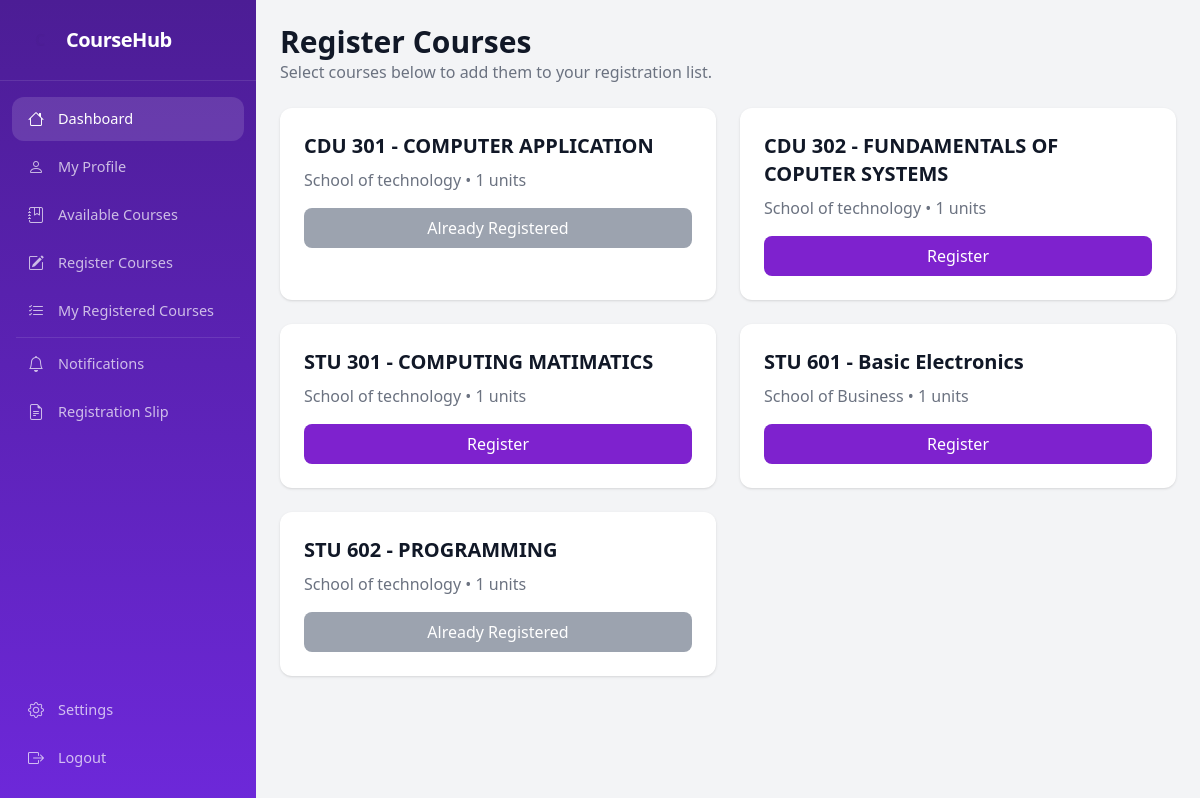
Screenshot of /dashboard/student/register-courses/ (signed in) with the database file from the repository.
### courses/models.py (models this page shows, shortened)
class Course(models.Model):
    department = models.ForeignKey(
        Department,
        on_delete=models.CASCADE,
        related_name='courses',
        verbose_name='Department/School',
        help_text='Select the department or school offering this course.',
    )
    code = models.CharField(max_length=20, unique=True)
    title = models.CharField(max_length=200)
    description = models.TextField(blank=True)
    credit_hours = models.PositiveIntegerField(
        default=3,
        verbose_name='Units',
        help_text='Number of credit units for this course.',
    )
    semester = models.CharField(max_length=50, blank=True)
    is_active = models.BooleanField(default=True)
    created_at = models.DateTimeField(auto_now_add=True)
    class Meta:
        verbose_name_plural = 'Courses'

### departments/models.py (models this page shows, shortened)
class Department(models.Model):
    name = models.CharField(max_length=150, unique=True)
    code = models.CharField(max_length=20, unique=True)
    description = models.TextField(blank=True)
    created_at = models.DateTimeField(auto_now_add=True)
    class Meta:
        verbose_name_plural = 'Departments'

### dashboard/views.py (the view, shortened to what this page needs)
# urls.py: path("student/register-courses/", views.register_courses, name="register_courses"),
@login_required
def register_courses(request):
    student = get_student(request)
    if not student:
        messages.error(request, "No student profile was found for your account.")
        return redirect('student_dashboard')
    registrations = CourseRegistration.objects.filter(student=student)
    registered_course_ids = registrations.values_list('course_id', flat=True)
    courses = Course.objects.filter(is_active=True).order_by('code')
    return render(request, "dashboard/register_courses.html", {
        'student': student,
        'courses': courses,
        'registered_course_ids': registered_course_ids,
    })

### dashboard/views.py (called while the page is built)
def get_student(request):
    return Student.objects.filter(user=request.user).first()

### templates/dashboard/register_courses.html (shortened to what this page needs)
{% extends 'dashboard/student_base.html' %}
{% block content %}
<div class="max-w-6xl mx-auto p-6">
    <div class="mb-6">
        <h1 class="text-3xl font-bold">Register Courses</h1>
        <p class="text-gray-500">Select courses below to add them to your registration list.</p>
    </div>
    <div class="grid gap-6 lg:grid-cols-2">
        {% for course in courses %}
        <div class="bg-white rounded-xl shadow p-6">
            <h2 class="text-xl font-semibold mb-2">{{ course.code }} - {{ course.title }}</h2>
            <p class="text-gray-500 mb-3">{{ course.department.name|default:'N/A' }} • {{ course.credit_hours }} units</p>
            <form method="post" action="{% url 'register_courses' %}">
                <button type="submit" class="w-full rounded-lg py-2 text-white {% if course.id in registered_course_ids %}bg-gray-400 cursor-not-allowed{% else %}bg-purple-700 hover:bg-purple-600{% endif %}" {% if course.id in registered_course_ids %}disabled{% endif %}>
                    {% if course.id in registered_course_ids %}Already Registered{% else %}Register{% endif %}
                </button>
            </form>
        </div>
        {% empty %}
        <div class="bg-white rounded-xl shadow p-6 text-gray-500">No active courses are available for registration.</div>
        {% endfor %}
    </div>
</div>
{% endblock %}

### rows the page displays
Course: code "CDU 301", title "COMPUTER APPLICATION", department.name "School of technology", credit_hours "1", shows "Already Registered"
Course: code "CDU 302", title "FUNDAMENTALS OF COPUTER SYSTEMS", department.name "School of technology", credit_hours "1", shows "Register"
Course: code "STU 301", title "COMPUTING MATIMATICS", department.name "School of technology", credit_hours "1", shows "Register"
Course: code "STU 601", title "Basic Electronics", department.name "School of Business", credit_hours "1", shows "Register"
Course: code "STU 602", title "PROGRAMMING", department.name "School of technology", credit_hours "1", shows "Already Registered"
